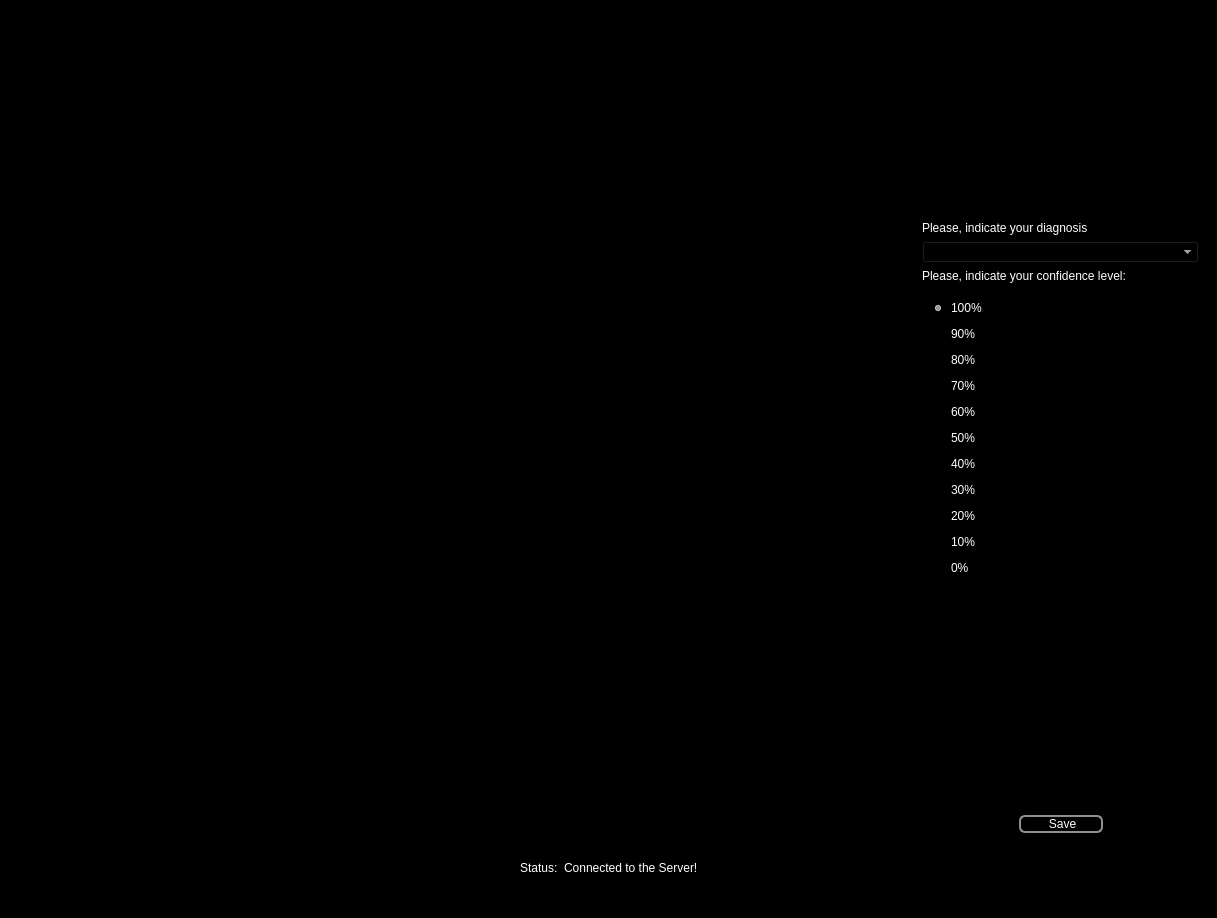
<?xml version="1.0" encoding="UTF-8"?>
<ui version="4.0">
 <class>FormDiagnosis</class>
 <widget class="QMainWindow" name="FormDiagnosis">
  <property name="geometry">
   <rect>
    <x>0</x>
    <y>0</y>
    <width>1217</width>
    <height>918</height>
   </rect>
  </property>
  <property name="windowTitle">
   <string>MainWindow</string>
  </property>
  <property name="styleSheet">
   <string notr="true">QMainWindow{
	background: black;
}

QScrollArea{
	background: black;
	color: white;
}

QFrame{
	border: none;
}

QWidget{
	color: white;
	background: black;
	font-size: 9pt;
}


 QPlainTextEdit {
     color: white;
     border: 2px solid white;
     border-radius: 1px;
     padding: 0 8px;
     background: black;
     selection-background-color: darkgray;
 }


QLabel{
	color: white;
}



QGroupBox {
     color: black;
     border: 1px solid gray;
     border-radius: 0px;
     margin-top: 1ex; /* leave space at the top for the title */
 }

 QGroupBox::title {
     color: black;
     subcontrol-origin: margin;
     subcontrol-position: top center; /* position at the top center */
     padding: 0 3px;
 }

 QToolBox::tab {
     background: qlineargradient(x1: 0, y1: 0, x2: 0, y2: 1,
                                 stop: 0 #E1E1E1, stop: 0.4 #DDDDDD,
                                 stop: 0.5 #D8D8D8, stop: 1.0 #D3D3D3);
     border-radius: 5px;
     color: black;
 }

 QToolBox::tab:selected { /* italicize selected tabs */
     font: italic;
 }


 QPushButton {
     border: 2px solid #8f8f91;
     border-radius: 6px;
     min-width: 80px;
	color: white;
 }

 QPushButton:flat {
     border: none; /* no border for a flat push button */
 }

 QPushButton:default {
     border-color: navy; /* make the default button prominent */
 }


</string>
  </property>
  <widget class="QWidget" name="centralwidget">
   <layout class="QGridLayout" name="gridLayout">
    <item row="0" column="0" rowspan="2">
     <widget class="QFrame" name="frame">
      <property name="styleSheet">
       <string notr="true">background: black;</string>
      </property>
      <property name="frameShape">
       <enum>QFrame::StyledPanel</enum>
      </property>
      <property name="frameShadow">
       <enum>QFrame::Raised</enum>
      </property>
      <layout class="QGridLayout" name="gridLayout_2">
       <item row="2" column="0">
        <spacer name="horizontalSpacer">
         <property name="orientation">
          <enum>Qt::Horizontal</enum>
         </property>
         <property name="sizeHint" stdset="0">
          <size>
           <width>40</width>
           <height>20</height>
          </size>
         </property>
        </spacer>
       </item>
       <item row="0" column="1">
        <spacer name="verticalSpacer">
         <property name="orientation">
          <enum>Qt::Vertical</enum>
         </property>
         <property name="sizeHint" stdset="0">
          <size>
           <width>20</width>
           <height>40</height>
          </size>
         </property>
        </spacer>
       </item>
       <item row="3" column="1">
        <spacer name="verticalSpacer_2">
         <property name="orientation">
          <enum>Qt::Vertical</enum>
         </property>
         <property name="sizeHint" stdset="0">
          <size>
           <width>20</width>
           <height>40</height>
          </size>
         </property>
        </spacer>
       </item>
       <item row="2" column="1">
        <widget class="QLabel" name="lblImage">
         <property name="minimumSize">
          <size>
           <width>800</width>
           <height>800</height>
          </size>
         </property>
         <property name="maximumSize">
          <size>
           <width>800</width>
           <height>800</height>
          </size>
         </property>
         <property name="text">
          <string/>
         </property>
        </widget>
       </item>
       <item row="2" column="2">
        <spacer name="horizontalSpacer_2">
         <property name="orientation">
          <enum>Qt::Horizontal</enum>
         </property>
         <property name="sizeHint" stdset="0">
          <size>
           <width>40</width>
           <height>20</height>
          </size>
         </property>
        </spacer>
       </item>
      </layout>
     </widget>
    </item>
    <item row="0" column="1">
     <widget class="QScrollArea" name="scaData">
      <property name="styleSheet">
       <string notr="true">QScrollArea{
	background: black;
	color: white;
}

QFrame{
	border: none;
}

QWidget{
	color: white;
	font-size: 9pt;
}



QLabel{
	color: white;
}



QGroupBox {
     color: black;
     border: 1px solid gray;
     border-radius: 0px;
     margin-top: 1ex; /* leave space at the top for the title */
 }

 QGroupBox::title {
     color: black;
     subcontrol-origin: margin;
     subcontrol-position: top center; /* position at the top center */
     padding: 0 3px;
 }

 QToolBox::tab {
     background: qlineargradient(x1: 0, y1: 0, x2: 0, y2: 1,
                                 stop: 0 #E1E1E1, stop: 0.4 #DDDDDD,
                                 stop: 0.5 #D8D8D8, stop: 1.0 #D3D3D3);
     border-radius: 5px;
     color: black;
 }

 QToolBox::tab:selected { /* italicize selected tabs */
     font: italic;
 }

 QLineEdit {
     color: white;
     border: 2px solid gray;
     border-radius: 10px;
     padding: 0 8px;
     background: white;
     selection-background-color: darkgray;
 }


 QPushButton {
     border: 2px solid #8f8f91;
     border-radius: 6px;
     min-width: 80px;
	color: white;
 }

 QPushButton:flat {
     border: none; /* no border for a flat push button */
 }

 QPushButton:default {
     border-color: navy; /* make the default button prominent */
 }


</string>
      </property>
      <property name="widgetResizable">
       <bool>true</bool>
      </property>
      <widget class="QWidget" name="scrollAreaWidgetContents">
       <property name="geometry">
        <rect>
         <x>0</x>
         <y>0</y>
         <width>283</width>
         <height>789</height>
        </rect>
       </property>
       <property name="styleSheet">
        <string notr="true"/>
       </property>
       <layout class="QVBoxLayout" name="verticalLayout_2">
        <item>
         <layout class="QVBoxLayout" name="lytScrollArea">
          <item>
           <spacer name="verticalSpacer_4">
            <property name="orientation">
             <enum>Qt::Vertical</enum>
            </property>
            <property name="sizeHint" stdset="0">
             <size>
              <width>20</width>
              <height>40</height>
             </size>
            </property>
           </spacer>
          </item>
          <item>
           <widget class="QLabel" name="txtDiagnosis">
            <property name="text">
             <string>Please, indicate your diagnosis </string>
            </property>
           </widget>
          </item>
          <item>
           <widget class="QComboBox" name="cbxDiagnosis">
            <property name="styleSheet">
             <string notr="true"/>
            </property>
           </widget>
          </item>
          <item>
           <widget class="QLabel" name="label">
            <property name="text">
             <string>Please, indicate your confidence level:</string>
            </property>
           </widget>
          </item>
          <item>
           <widget class="QFrame" name="frmRadioButtons">
            <property name="frameShape">
             <enum>QFrame::StyledPanel</enum>
            </property>
            <property name="frameShadow">
             <enum>QFrame::Raised</enum>
            </property>
            <layout class="QVBoxLayout" name="verticalLayout">
             <item>
              <widget class="QRadioButton" name="radioButton_2">
               <property name="text">
                <string>100%</string>
               </property>
               <property name="checked">
                <bool>true</bool>
               </property>
              </widget>
             </item>
             <item>
              <widget class="QRadioButton" name="radioButton_7">
               <property name="text">
                <string>90%</string>
               </property>
              </widget>
             </item>
             <item>
              <widget class="QRadioButton" name="radioButton">
               <property name="text">
                <string>80%</string>
               </property>
              </widget>
             </item>
             <item>
              <widget class="QRadioButton" name="radioButton_8">
               <property name="text">
                <string>70%</string>
               </property>
              </widget>
             </item>
             <item>
              <widget class="QRadioButton" name="radioButton_9">
               <property name="text">
                <string>60%</string>
               </property>
              </widget>
             </item>
             <item>
              <widget class="QRadioButton" name="radioButton_4">
               <property name="text">
                <string>50%</string>
               </property>
              </widget>
             </item>
             <item>
              <widget class="QRadioButton" name="radioButton_3">
               <property name="text">
                <string>40%</string>
               </property>
              </widget>
             </item>
             <item>
              <widget class="QRadioButton" name="radioButton_10">
               <property name="text">
                <string>30%</string>
               </property>
              </widget>
             </item>
             <item>
              <widget class="QRadioButton" name="radioButton_5">
               <property name="text">
                <string>20%</string>
               </property>
              </widget>
             </item>
             <item>
              <widget class="QRadioButton" name="radioButton_11">
               <property name="text">
                <string>10%</string>
               </property>
              </widget>
             </item>
             <item>
              <widget class="QRadioButton" name="radioButton_6">
               <property name="text">
                <string>0%</string>
               </property>
              </widget>
             </item>
            </layout>
           </widget>
          </item>
          <item>
           <spacer name="verticalSpacer_3">
            <property name="orientation">
             <enum>Qt::Vertical</enum>
            </property>
            <property name="sizeHint" stdset="0">
             <size>
              <width>20</width>
              <height>40</height>
             </size>
            </property>
           </spacer>
          </item>
         </layout>
        </item>
       </layout>
      </widget>
     </widget>
    </item>
    <item row="1" column="1">
     <widget class="QFrame" name="frmButtons">
      <property name="frameShape">
       <enum>QFrame::StyledPanel</enum>
      </property>
      <property name="frameShadow">
       <enum>QFrame::Raised</enum>
      </property>
      <layout class="QHBoxLayout" name="horizontalLayout_2">
       <item>
        <spacer name="horizontalSpacer_6">
         <property name="orientation">
          <enum>Qt::Horizontal</enum>
         </property>
         <property name="sizeHint" stdset="0">
          <size>
           <width>40</width>
           <height>20</height>
          </size>
         </property>
        </spacer>
       </item>
       <item>
        <widget class="QPushButton" name="btnSave">
         <property name="text">
          <string>     Save    </string>
         </property>
        </widget>
       </item>
       <item>
        <spacer name="horizontalSpacer_3">
         <property name="orientation">
          <enum>Qt::Horizontal</enum>
         </property>
         <property name="sizeHint" stdset="0">
          <size>
           <width>40</width>
           <height>20</height>
          </size>
         </property>
        </spacer>
       </item>
      </layout>
     </widget>
    </item>
    <item row="2" column="0" colspan="2">
     <widget class="QFrame" name="frame_2">
      <property name="frameShape">
       <enum>QFrame::StyledPanel</enum>
      </property>
      <property name="frameShadow">
       <enum>QFrame::Raised</enum>
      </property>
      <layout class="QHBoxLayout" name="horizontalLayout">
       <item>
        <spacer name="horizontalSpacer_4">
         <property name="orientation">
          <enum>Qt::Horizontal</enum>
         </property>
         <property name="sizeHint" stdset="0">
          <size>
           <width>40</width>
           <height>20</height>
          </size>
         </property>
        </spacer>
       </item>
       <item>
        <widget class="QLabel" name="lblStatusConst">
         <property name="text">
          <string>Status:</string>
         </property>
        </widget>
       </item>
       <item>
        <widget class="QLabel" name="lblStatus">
         <property name="text">
          <string>Connected to the Server!</string>
         </property>
        </widget>
       </item>
       <item>
        <spacer name="horizontalSpacer_5">
         <property name="orientation">
          <enum>Qt::Horizontal</enum>
         </property>
         <property name="sizeHint" stdset="0">
          <size>
           <width>40</width>
           <height>20</height>
          </size>
         </property>
        </spacer>
       </item>
      </layout>
     </widget>
    </item>
   </layout>
  </widget>
  <widget class="QStatusBar" name="statusbar"/>
 </widget>
 <resources/>
 <connections/>
</ui>
